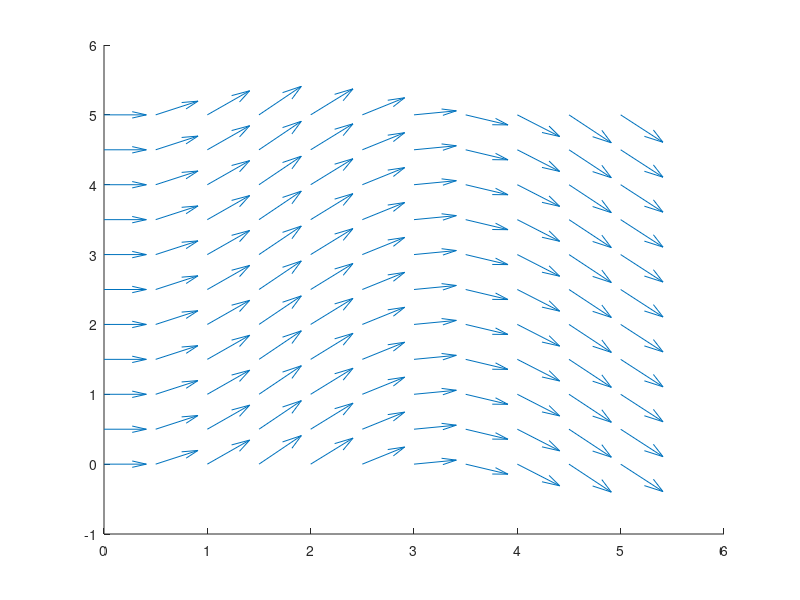

This figure's MATLAB source: (Note: this script raises an error after producing the figure.)
% Ejercicio 2
% 1. Representar un campo direccional de la ecuación diferencial
% 𝑑𝑦/d𝑥=𝑠𝑒𝑛 𝑥 .
% Sobre la misma gráfica suponer:
% 2. La gráfica de la solución de la ecuación diferencial para un valor inicial de 𝑦(0)=1.
% 3. La gráfica de la condición inicial (punto).

% ED: y' = sen(x)
clear all;clc;

ED= 'sin(x)';
f = inline(ED,'x','y'); %var dependiente,var independiente

hold on; %retenemos las gráficas

[x,y]=meshgrid(0:0.5:5,0:0.5:5)%rango de las absisas y ordenadas

[n,m]=size(x);

%crea matriz de 1
dx= ones(n,m)

dy= f(x,y)

%grafica
quiver(x,y,dx,dy)

ED= 'Dy=sin(x)';
var_independiente = 'x';
con_inicial = 'y(0)=1';

sol = dsolve(ED,con_inicial,var_independiente);
pretty(sol)
%Evaluamos la función para cada uno de los puntos de x
 x = linspace(0,5 ,100);
eva = eval(sol);

%Graficamos
plot(x,eva)
plot(x(1),eva(1),'*');
xlabel('X')
ylabel('Y')
